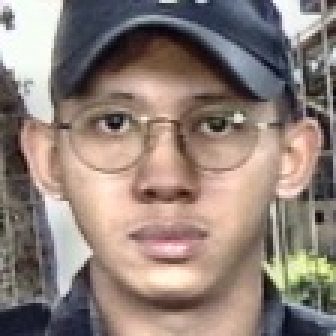
#> input picture croppingfacesraw/A10_1101230010_001.jpg, 112 x 112 px (shown 3 times larger)
$ python -i extract_embeddings.py   (imports and definitions only)
#> lines starting #> are read from the running program, lines starting #| are printed output that depends on the picture
#> further down, picture is the input picture: shape (112, 112, 3); mean B, G, R 121.1, 128.6, 143.7
# ================================================================
# extract_embeddings.py
# Ekstrak embedding wajah dari croppingfacesraw/
# → 1 embedding per foto (individual) → disimpan sebagai .pkl
#
# Cara pakai:
#   python extract_embeddings.py
#
# Pastikan crop_faces.py sudah dijalankan lebih dulu!
# ================================================================

import cv2
import pickle
import time
import numpy as np
import openvino as ov
from pathlib import Path
from collections import Counter
from tqdm import tqdm

from config import (
    CROP_OUTPUT,
    ARCFACE_XML, ARCFACE_BIN,
    CROP_TARGET_SIZE,
    EMBEDDING_OUTPUT, EMBEDDING_FILE,
)


# ================================================================
# PREPROCESSING UTILS
# ================================================================

def apply_clahe(img_bgr: np.ndarray) -> np.ndarray:
    """
    CLAHE (Contrast Limited Adaptive Histogram Equalization).
    Meningkatkan kontras wajah di ruang LAB agar fitur lebih jelas
    bagi ArcFace, terutama pada kondisi pencahayaan tidak merata.

    - Bekerja pada channel L (lightness) saja → warna tidak berubah
    - clipLimit=2.0  : batas amplifikasi kontras, cukup kuat tanpa noise berlebih
    - tileGridSize   : ukuran grid patch lokal (standar 8×8)
    """
    lab        = cv2.cvtColor(img_bgr, cv2.COLOR_BGR2LAB)
#> lab: shape (112, 112, 3); mean of channels 0, 1, 2 137.8, 132.8, 134
    l, a, b    = cv2.split(lab)
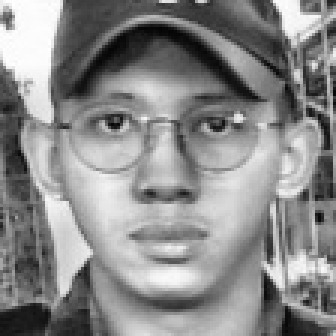
#> l: shape (112, 112) (shown 3 times larger); min 3, max 255, mean 137.8
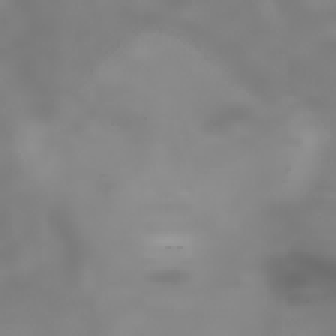
#> a: shape (112, 112) (shown 3 times larger); min 111, max 154, mean 132.8
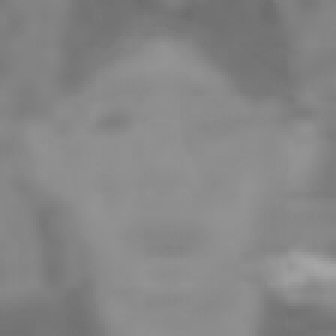
#> b: shape (112, 112) (shown 3 times larger); min 110, max 167, mean 134
    clahe      = cv2.createCLAHE(clipLimit=2.0, tileGridSize=(8, 8))
    l_enhanced = clahe.apply(l)
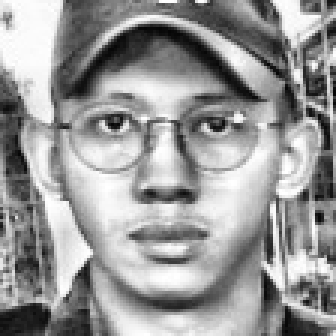
#> l_enhanced: shape (112, 112) (shown 3 times larger); min 4, max 255, mean 152.4
    lab_merged = cv2.merge((l_enhanced, a, b))
#> lab_merged: shape (112, 112, 3); mean of channels 0, 1, 2 152.4, 132.8, 134
    return cv2.cvtColor(lab_merged, cv2.COLOR_LAB2BGR)
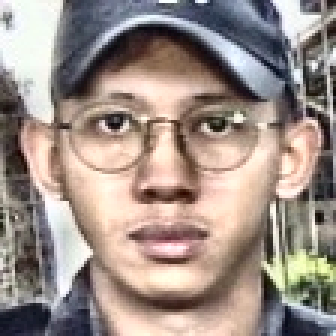
#> returned value: shape (112, 112, 3) (shown 3 times larger); mean B, G, R 136.3, 143.9, 158.1


# [44 lines left out: function align_face, not called in this run]


def enhance_face(img_bgr: np.ndarray,
                 target_size: tuple = (112, 112)) -> np.ndarray:
    """
    Pipeline preprocessing lengkap sebelum embedding:
      1. Resize ke target_size (jika belum 112×112)
      2. CLAHE — normalisasi pencahayaan adaptif

    Catatan: align_face() dipanggil terpisah (butuh keypoints landmarks).
    Fungsi ini dipakai sebagai fallback ketika landmarks tidak tersedia,
    atau sebagai tahap akhir setelah alignment.
    """
    if img_bgr.shape[:2] != target_size:
        img_bgr = cv2.resize(img_bgr, target_size, interpolation=cv2.INTER_AREA)

    img_bgr = apply_clahe(img_bgr)
    return img_bgr


# ================================================================
# ARCFACE UTILS
# ================================================================

# [259 lines left out: functions preprocess_face_arcface, get_embedding, parse_identity_from_filename, load_arcface_openvino, run_extraction, test_recognition, not called in this run]


# ================================================================
# [2 lines not run here, left out]

    # Uncomment baris di bawah untuk langsung test setelah ekstraksi:
    # test_recognition(db, threshold=0.45)

>>> import cv2
>>> picture = cv2.imread('croppingfacesraw/A10_1101230010_001.jpg')
>>> result = enhance_face(picture)

$ run again, on croppingfacesraw/A10_1101230010_005.jpg
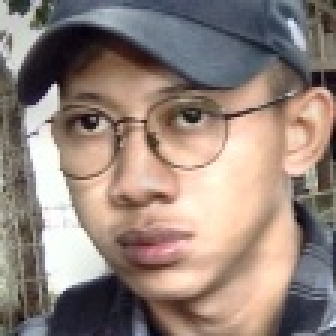
#> input picture croppingfacesraw/A10_1101230010_005.jpg, 112 x 112 px (shown 3 times larger)
#> picture is the input picture: shape (112, 112, 3); mean B, G, R 123.2, 131.7, 148
#> lab: shape (112, 112, 3); mean of channels 0, 1, 2 140.9, 133.2, 134.7
#> in apply_clahe, `l_enhanced = clahe.apply(l)`:
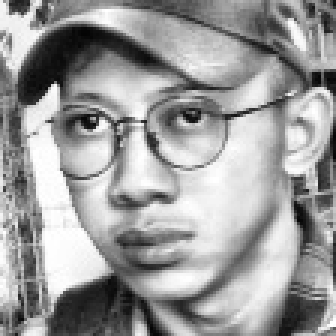
#> l_enhanced: shape (112, 112) (shown 3 times larger); min 4, max 255, mean 156.1
#> lab_merged: shape (112, 112, 3); mean of channels 0, 1, 2 156.1, 133.2, 134.7
#> in apply_clahe, `return cv2.cvtColor(lab_merged, cv2.COLOR_LAB2BGR)`:
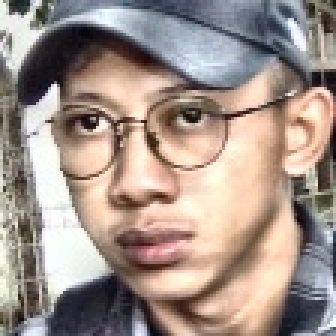
#> returned value: shape (112, 112, 3) (shown 3 times larger); mean B, G, R 138.9, 147.4, 163.1

$ run again, on croppingfacesraw/A10_1101230010_006.jpg
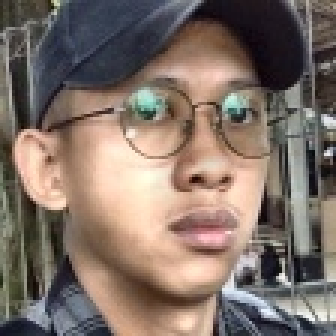
#> input picture croppingfacesraw/A10_1101230010_006.jpg, 112 x 112 px (shown 3 times larger)
#> picture is the input picture: shape (112, 112, 3); mean B, G, R 103.7, 112.9, 128.3
#> lab: shape (112, 112, 3); mean of channels 0, 1, 2 121.8, 132.7, 135.1
#> in apply_clahe, `l_enhanced = clahe.apply(l)`:
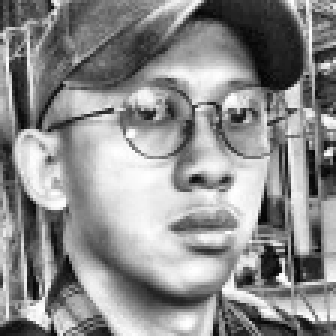
#> l_enhanced: shape (112, 112) (shown 3 times larger); min 3, max 255, mean 140.6
#> lab_merged: shape (112, 112, 3); mean of channels 0, 1, 2 140.6, 132.7, 135.1
#> in apply_clahe, `return cv2.cvtColor(lab_merged, cv2.COLOR_LAB2BGR)`:
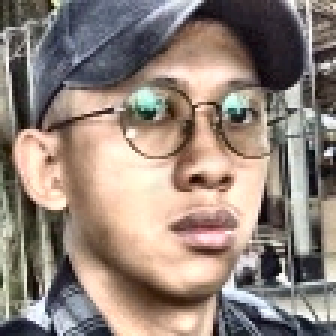
#> returned value: shape (112, 112, 3) (shown 3 times larger); mean B, G, R 122.6, 132.1, 146.6

$ run again, on croppingfacesraw/A11_1101230011_001.jpg
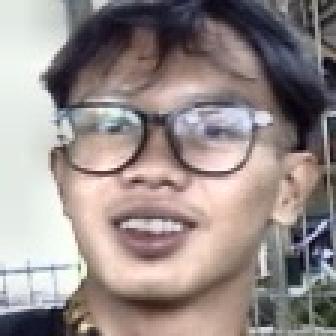
#> input picture croppingfacesraw/A11_1101230011_001.jpg, 112 x 112 px (shown 3 times larger)
#> picture is the input picture: shape (112, 112, 3); mean B, G, R 138.1, 140.4, 151.4
#> lab: shape (112, 112, 3); mean of channels 0, 1, 2 148.3, 132, 130.6
#> in apply_clahe, `l, a, b    = cv2.split(lab)`:
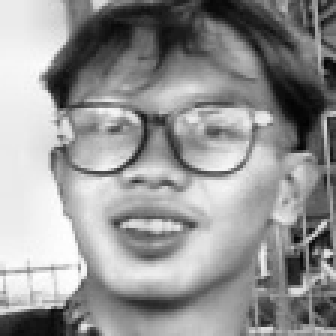
#> l: shape (112, 112) (shown 3 times larger); min 3, max 255, mean 148.3
#> lab_merged: shape (112, 112, 3); mean of channels 0, 1, 2 161.2, 132, 130.6
#> in apply_clahe, `return cv2.cvtColor(lab_merged, cv2.COLOR_LAB2BGR)`:
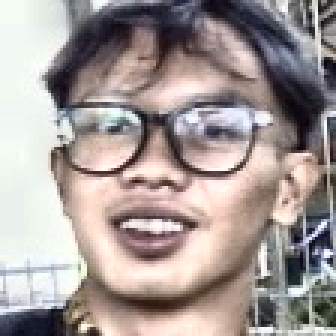
#> returned value: shape (112, 112, 3) (shown 3 times larger); mean B, G, R 151.5, 153.9, 164.4
